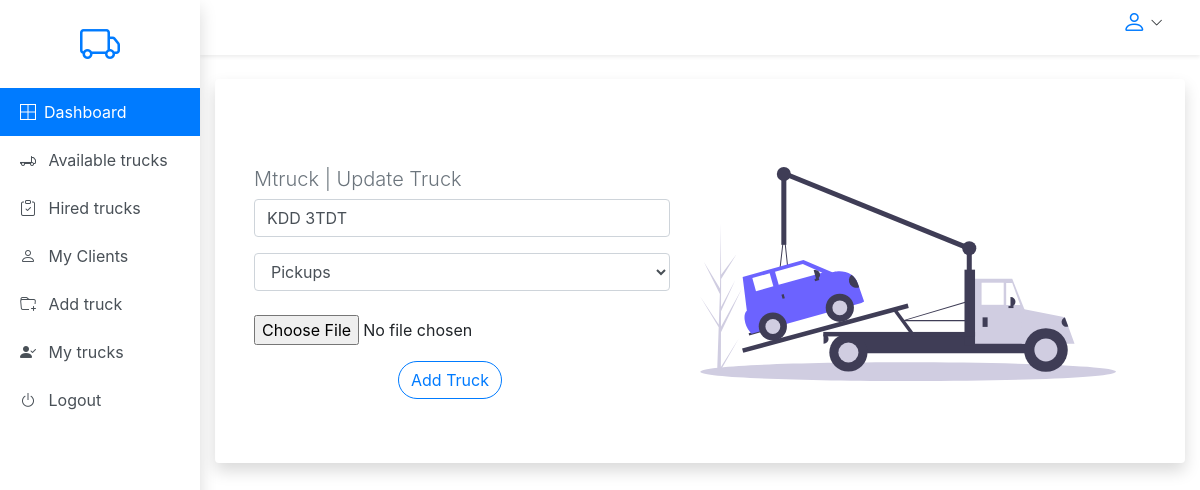
The app's page /3/update (signed in), older data.
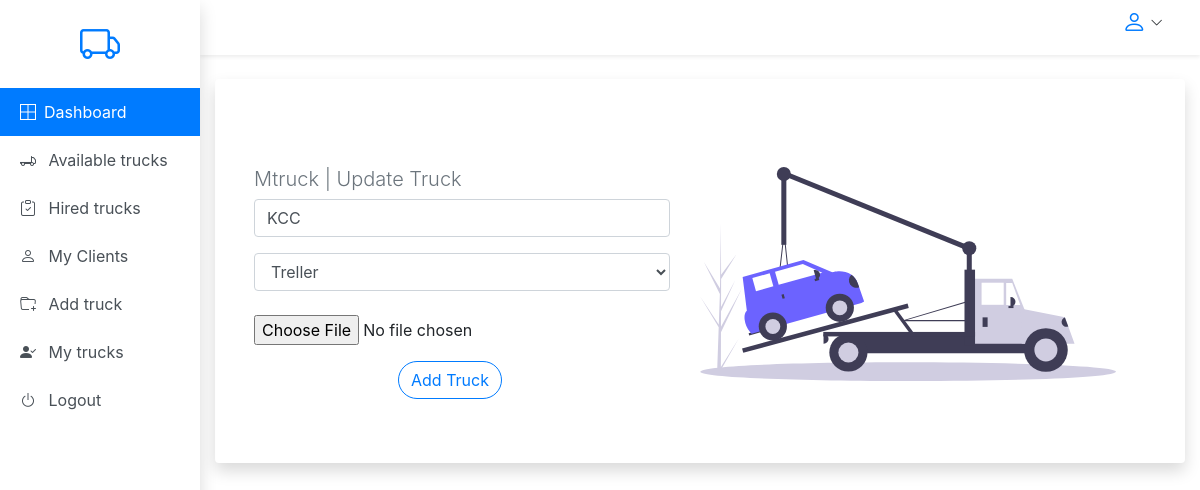
The same page, newer data.
### models.py (models this page shows, shortened)
class Trucks(db.Model):
    __tablename__ = "trucks"
    id = db.Column(db.Integer, primary_key=True)
    regno = db.Column(db.String(100), nullable=False)
    truck_img = db.Column(db.String(150), default="no-image.jpg")
    size = db.Column(db.String(150))
    user_id = db.Column(db.Integer, db.ForeignKey("user.id"), nullable=False)
    owner = db.relationship("User", backref=db.backref("owner"), lazy=True)
    status = db.Column(db.Boolean, default=False)

### main.py (the view)
@app.route("/<int:truck_id>/update",
    methods=("GET", "POST"),
    strict_slashes=False,
)
@login_required
def update_truck(truck_id):
    truck = Trucks.query.filter_by(id=truck_id).first()
    if truck.user_id != current_user.id:
        abort(403)
    form = AddTruck()
    if request.method=='POST':
        picture_file = upload_img(form.truck_img.data)
        truck.truck_img = picture_file
        truck.size = form.size.data
        truck.regno = form.regno.data
        db.session.commit()
        flash("Record succesfully Updated", "success")
        return redirect(url_for("my_trucks"))
    elif request.method == "GET":
        form.truck_img.data = truck.truck_img
        form.size.data = truck.size
        form.regno.data = truck.regno
    return render_template("add.html",
        title="Mtruck | Update Truck",
        form=form
        )

### forms.py
class AddTruck(FlaskForm):
    truck_img = FileField(validators=[FileAllowed(["jpg", "png", "jpeg", "svg","webp"])])
    size = SelectField("Size", choices=[('Pickups'),('Canter'),('Medium'),('Treller')])
    regno = StringField(validators=[InputRequired(), Length(1, 64)])

### main.py (called while the page is built)
@login_manager.user_loader
def load_user(user_id):
    return User.query.get(int(user_id))

### templates/add.html (shortened to what this page needs)
{% extends "dashboard_base.html" %}
{% block content%}
<div class="container row">
    <div class="col-md-6">
        <h1 class="lead text-muted"> {{ title }} </h1>
        <form action="{{request.path}}" method="POST" enctype="multipart/form-data">
            {{ form.regno(class_="form-control",placeholder="Registration Number")}}
            {{ form.size(class_="form-control")}}
            <div class="form-group mt-4">
                {{ form.truck_img(class_="form-control-file") }}
            </div>
            <div class="text-center mr-4">
                <button class="btn w3-right btn-outline-primary rounded-pill" type="submit">Add Truck</button>
            </div>
        </form>
    </div>
    <div class="col-md-6">
        <img src="/static/img/svgs/tow-truck.svg" class="img-fluid">
    </div>
</div>
{% endblock%}

Row changes from the older to the newer data that the page shows:
changed Trucks: regno "KDD 3TDT" → "KCC"; size "Pickups" → "Treller"
